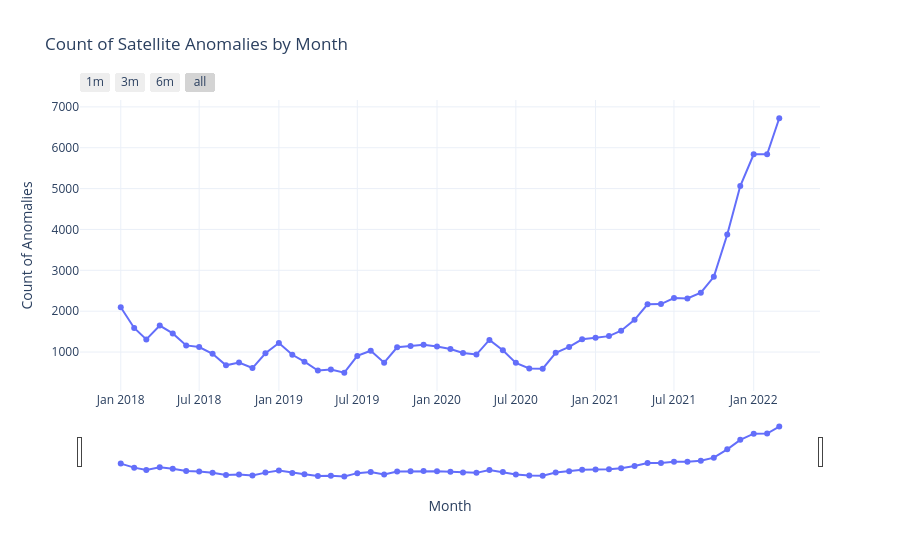

Notebook code for this chart:
### Markdown cell above
# Step 8: Plot total anomalies by month, then by month and discipline

### Code cell
import plotly.graph_objs as go


# Extract month for grouping
filtered_df['month'] = filtered_df['datetime'].dt.to_period('M')

# Filter the DataFrame for rows where the anomaly is True
anomalies = filtered_df[filtered_df['outlier_persat'] == True].copy()
anomalies = anomalies[anomalies['datetime'] > "2018-01-01"]
print(len(anomalies))

# Group anomalies by month and count occurrences
monthly_anomaly_counts = anomalies.groupby('month').size().reset_index(name='count')

# Convert the period index to datetime for plotting
monthly_anomaly_counts['month'] = monthly_anomaly_counts['month'].dt.to_timestamp()

# Interactive Plotly figure
fig = go.Figure()

# Trace for overall anomalies by month
fig.add_trace(go.Scatter(
    x=monthly_anomaly_counts['month'],
    y=monthly_anomaly_counts['count'],
    mode='lines+markers',
    name='Overall Anomalies'
))

# Plot layout
fig.update_layout(
    title="Count of Satellite Anomalies by Month",
    xaxis=dict(
        title="Month",
        showgrid=True,
        rangeslider=dict(visible=True),  # Add a range slider for zooming
        rangeselector=dict(
            buttons=[
                dict(count=1, label="1m", step="month", stepmode="backward"),
                dict(count=3, label="3m", step="month", stepmode="backward"),
                dict(count=6, label="6m", step="month", stepmode="backward"),
                dict(step="all")
            ]
        )
    ),
    yaxis=dict(
        title="Count of Anomalies",
        showgrid=True
    ),
    legend_title="Anomalies",
    template="plotly_white",
    hovermode="x unified"
)

# Show the plot
fig.show()

### Figure 1 — Plotly figure (JSON) as saved in the notebook; plotly's stock layout.template omitted (floating-point values rounded to 4 significant figures)
{"data": [{"mode": "lines+markers", "name": "Overall Anomalies", "type": "scatter", "x": ["2018-01-01T00:00:00.000000000", "2018-02-01T00:00:00.000000000", "2018-03-01T00:00:00.000000000", "2018-04-01T00:00:00.000000000", "2018-05-01T00:00:00.000000000", "2018-06-01T00:00:00.000000000", "2018-07-01T00:00:00.000000000", "2018-08-01T00:00:00.000000000", "2018-09-01T00:00:00.000000000", "2018-10-01T00:00:00.000000000", "2018-11-01T00:00:00.000000000", "2018-12-01T00:00:00.000000000", "2019-01-01T00:00:00.000000000", "2019-02-01T00:00:00.000000000", "2019-03-01T00:00:00.000000000", "2019-04-01T00:00:00.000000000", "2019-05-01T00:00:00.000000000", "2019-06-01T00:00:00.000000000", "2019-07-01T00:00:00.000000000", "2019-08-01T00:00:00.000000000", "2019-09-01T00:00:00.000000000", "2019-10-01T00:00:00.000000000", "2019-11-01T00:00:00.000000000", "2019-12-01T00:00:00.000000000", "2020-01-01T00:00:00.000000000", "2020-02-01T00:00:00.000000000", "2020-03-01T00:00:00.000000000", "2020-04-01T00:00:00.000000000", "2020-05-01T00:00:00.000000000", "2020-06-01T00:00:00.000000000", "2020-07-01T00:00:00.000000000", "2020-08-01T00:00:00.000000000", "2020-09-01T00:00:00.000000000", "2020-10-01T00:00:00.000000000", "2020-11-01T00:00:00.000000000", "2020-12-01T00:00:00.000000000", "2021-01-01T00:00:00.000000000", "2021-02-01T00:00:00.000000000", "2021-03-01T00:00:00.000000000", "2021-04-01T00:00:00.000000000", "2021-05-01T00:00:00.000000000", "2021-06-01T00:00:00.000000000", "2021-07-01T00:00:00.000000000", "2021-08-01T00:00:00.000000000", "2021-09-01T00:00:00.000000000", "2021-10-01T00:00:00.000000000", "2021-11-01T00:00:00.000000000", "2021-12-01T00:00:00.000000000", "2022-01-01T00:00:00.000000000", "2022-02-01T00:00:00.000000000", "2022-03-01T00:00:00.000000000"], "y": [2096, 1590, 1309, 1649, 1457, 1163, 1123, 959, 675, 743, 609, 970, 1222, 933, 764, 547, 575, 495, 906, 1033, 740, 1117, 1149, 1179, 1134, 1076, 978, 939, 1297, 1045, 736, 597, 592, 982, 1126, 1313, 1351, 1390, 1523, 1789, 2169, 2174, 2320, 2312, 2453, 2842, 3877, 5063, 5840, 5841, 6720]}], "layout": {"hovermode": "x unified", "legend": {"title": {"text": "Anomalies"}}, "title": {"text": "Count of Satellite Anomalies by Month"}, "xaxis": {"rangeselector": {"buttons": [{"count": 1, "label": "1m", "step": "month", "stepmode": "backward"}, {"count": 3, "label": "3m", "step": "month", "stepmode": "backward"}, {"count": 6, "label": "6m", "step": "month", "stepmode": "backward"}, {"step": "all"}]}, "rangeslider": {"visible": true}, "showgrid": true, "title": {"text": "Month"}}, "yaxis": {"showgrid": true, "title": {"text": "Count of Anomalies"}}}}
